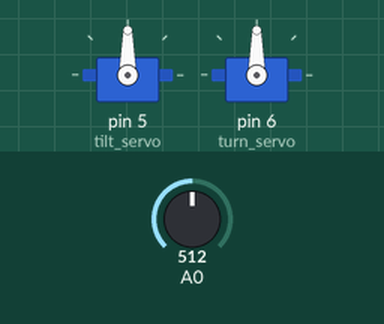
Simulated run of this sketch. Board: Arduino Uno, built with avr-gcc and run on an emulated ATmega328P. Shown: 2 × servo. The test bench sets the inputs (shaded band); at power-on: A0 = 512. What the sketch prints to the serial monitor is not drawn.

Above: at 0.05 s.
At 0.84 s:
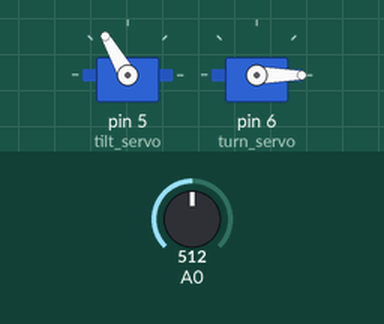
At 18.12 s:
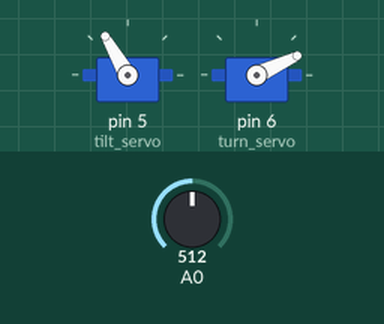
At 38.85 s:
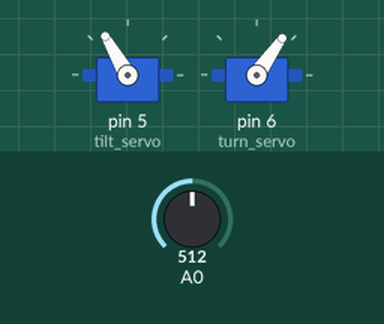
Timing chart, 0 to 40.0 s (numbered marks = the images above):
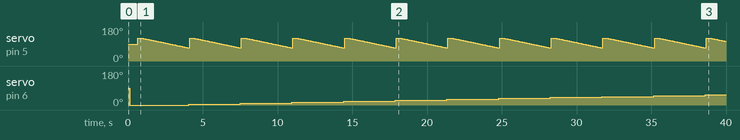

The sketch:

lab_2.ino
```cpp
#include <Servo.h>
Servo tilt_servo;
Servo turn_servo;
boolean input_complete = true;
String input = "";
const byte delay_length = 15;
const byte num_samples = 3;

void setup() {
  // put your setup code here, to run once:
  Serial.begin(9600);
  tilt_servo.attach(5);
  turn_servo.attach(6);
}

void loop() {
  if (input_complete) {
    Serial.println("received input " + input);
    delay(100);
    input = "";
    scan();
    Serial.println("end");
  }
  input_complete = false;
  delay(delay_length);
}

void scan() {
  int turn = 0;
  turn_servo.write(0);
  delay(500);
  for (; turn < 180; turn+=5) {
    turn_servo.write(turn);
    delay(delay_length * 4);
    scan_line(turn);
  }
}

void scan_line(int turn) {
  int tilt = 30;
  for (; tilt >= -20; tilt--) {
    tilt_servo.write(90 + tilt);
    if (tilt == 30) delay(300);
    delay(delay_length);
    Serial.print(String(scan_point()) + ", ");
  }
  Serial.println();
}

void serialEvent() {
  while (Serial.available()) {
    char input_char = (char)Serial.read();
    input += input_char;
    if (input_char == '\n') {
      input_complete = true;
    }
  }
}

float scan_point() {
  long sum = 0;
  for(byte i = 0; i < num_samples; i++) {
    sum += analogRead(0);
    delay(delay_length);
  }
  float avg = sum / num_samples;
  return avg;
}
```

Measured:
- by itself, servo on pin 6 (turn_servo): 90° → 0° at 0.10 s, → 5° 4.0 s later, → 10° 3.5 s later, → 15° 3.5 s later, … (12 changes in this stretch)
